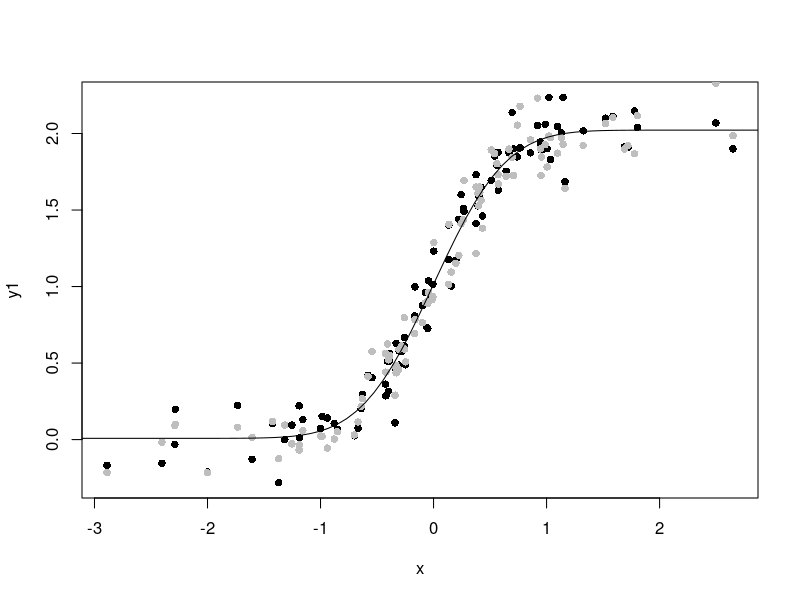

This figure's R source:
# r2py crawler metadata
# package: lava
# source_type: rd_example
# topic: constrain-set.Rd
# source_file: C:\Users\bened\AppData\Local\R\win-library\4.5\lava\help
# lines: 67

suppressPackageStartupMessages(library(lava))
##############################
### Non-linear parameter constraints 1
##############################
m <- lvm(y ~ f(x1,gamma)+f(x2,beta))
covariance(m) <- y ~ f(v)
d <- sim(m,100)
m1 <- m; constrain(m1,beta ~ v) <- function(x) x^2
## Define slope of x2 to be the square of the residual variance of y
## Estimate both restricted and unrestricted model
e <- estimate(m,d,control=list(method="NR"))
e1 <- estimate(m1,d)
p1 <- coef(e1)
p1 <- c(p1[1:2],p1[3]^2,p1[3])
## Likelihood of unrestricted model evaluated in MLE of restricted model
logLik(e,p1)
## Likelihood of restricted model (MLE)
logLik(e1)

##############################
### Non-linear regression
##############################

## Simulate data
m <- lvm(c(y1,y2)~f(x,0)+f(eta,1))
latent(m) <- ~eta
covariance(m,~y1+y2) <- "v"
intercept(m,~y1+y2) <- "mu"
covariance(m,~eta) <- "zeta"
intercept(m,~eta) <- 0
set.seed(1)
d <- sim(m,100,p=c(v=0.01,zeta=0.01))[,manifest(m)]
d <- transform(d,
               y1=y1+2*pnorm(2*x),
               y2=y2+2*pnorm(2*x))

## Specify model and estimate parameters
constrain(m, mu ~ x + alpha + nu + gamma) <- function(x) x[4]*pnorm(x[3]+x[1]*x[2])
 ## Reduce Ex.Timings
e <- estimate(m,d,control=list(trace=1,constrain=TRUE))
constraints(e,data=d)
## Plot model-fit
plot(y1~x,d,pch=16); points(y2~x,d,pch=16,col="gray")
x0 <- seq(-4,4,length.out=100)
lines(x0,coef(e)["nu"] + coef(e)["gamma"]*pnorm(coef(e)["alpha"]*x0))


##############################
### Multigroup model
##############################
### Define two models
m1 <- lvm(y ~ f(x,beta)+f(z,beta2))
m2 <- lvm(y ~ f(x,psi) + z)
### And simulate data from them
d1 <- sim(m1,500)
d2 <- sim(m2,500)
### Add 'non'-linear parameter constraint
constrain(m2,psi ~ beta2) <- function(x) x
## Add parameter beta2 to model 2, now beta2 exists in both models
parameter(m2) <- ~ beta2
ee <- estimate(list(m1,m2),list(d1,d2),control=list(method="NR"))
summary(ee)

m3 <- lvm(y ~ f(x,beta)+f(z,beta2))
m4 <- lvm(y ~ f(x,beta2) + z)
e2 <- estimate(list(m3,m4),list(d1,d2),control=list(method="NR"))
e2
